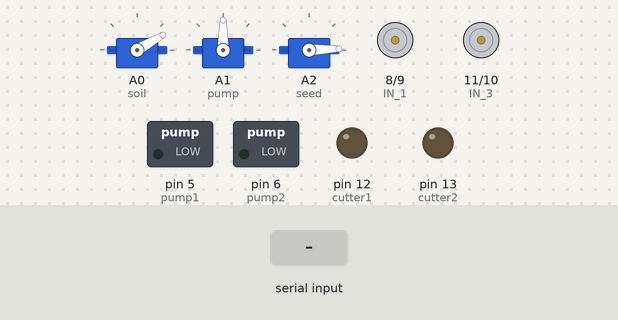
Bench run of a sketch on a simulated Arduino Uno, built with avr-gcc and run on an emulated ATmega328P. On the bench: 3 × servo, motor-driver pin pairs drawn as motors (green arrow = first pin HIGH = forward, orange = second pin HIGH = backward, longer = more drive), switched loads named in the sketch (green lamp = pin HIGH), output pins drawn as LEDs (lit = HIGH). The inputs (shaded band) are chosen by the test bench. Random numbers use the default seed unless the sketch sets one; the modem accepts every AT command (registered, SIM ready, sends succeed) and sends nothing else; what the sketch prints to the serial monitor is not drawn.

Above: at 3.5 s.
3.6 s: "soilOff\n" received over the second serial link
At 5.9 s:
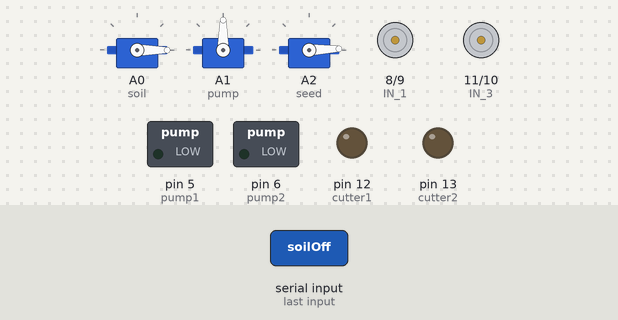
6.6 s: "forward\n" received over the second serial link
At 8.2 s:
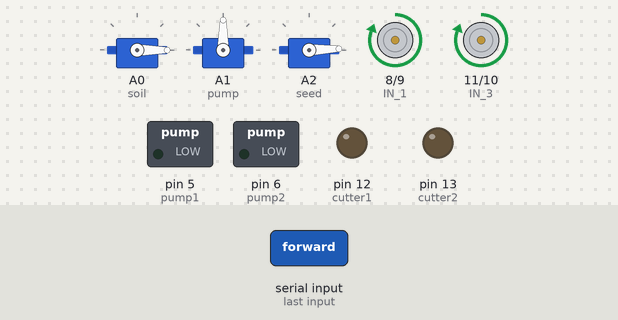
9.0 s: "backward\n" received over the second serial link
At 11.1 s:
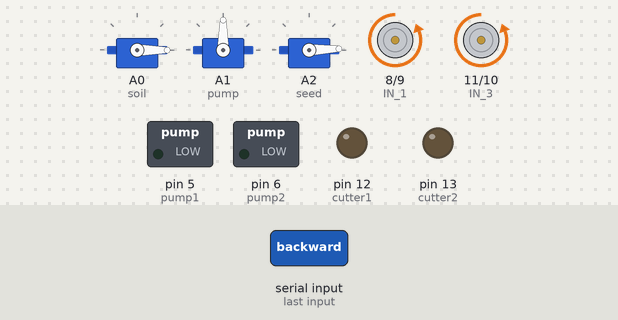
11.4 s: "right\n" received over the second serial link
At 13.1 s:
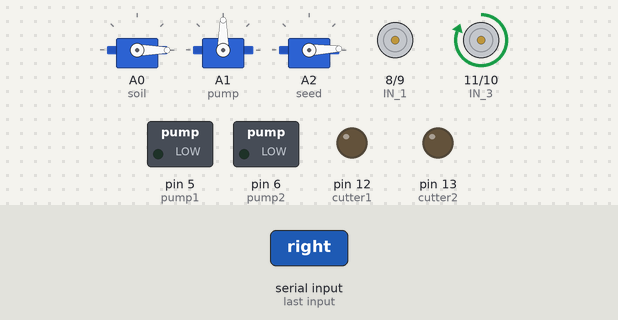
13.9 s: "left\n" received over the second serial link
At 16.0 s:
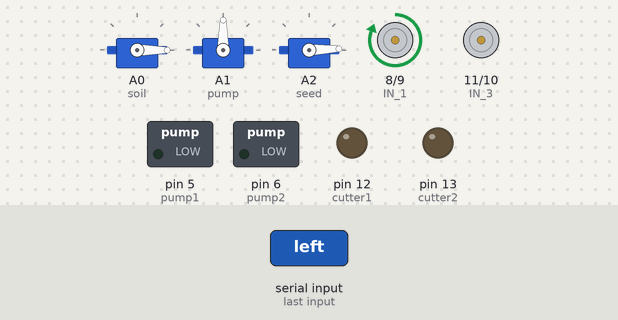
16.3 s: "soilOn\n" received over the second serial link
At 18.0 s:
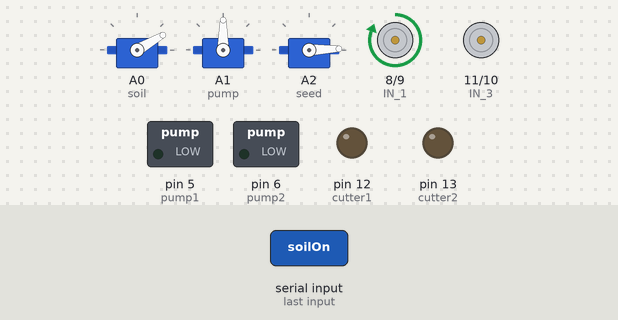
Timing chart, 0 to 19.5 s (numbered marks = the images above; inputs shaded):
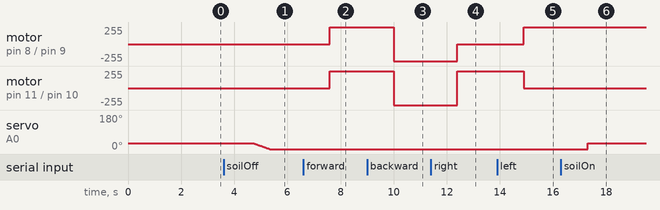

The sketch:

Agribot_Final_Code.ino
```cpp
#include <SoftwareSerial.h>
#include <Servo.h>
#include <stdlib.h>
#define  rx 2
#define  tx 3
SoftwareSerial blue(rx,tx);

char sender[20];  // To hold the sender's phone number
char text[160];   // To hold the message text
#define  GSM_rx 4
#define  GSM_tx 7
SoftwareSerial gsm(GSM_rx,GSM_tx);

int generateRandomInRange(int min, int max);
void configureGSMForSend();
void configureGSMForReceive();
String extractGSMMessage(String cmd);

Servo soil;
Servo seed;
Servo pump;
int pos = 0;
#define Delay 400

#define IN_1  8
#define IN_2  9
#define IN_3  11
#define IN_4  10
#define cutter1 12
#define cutter2 13

#define pump1 5
#define pump2 6

String cmd;
String gsm_cmd;
int moistureValue;
int randomNumbers;

void setup()
{
 //gsmblue.begin(9600);
 gsm.begin(9600);
 blue.begin(9600);
 Serial.begin(9600);
 pinMode(IN_1, OUTPUT);
 pinMode(IN_2, OUTPUT);
 pinMode(IN_3, OUTPUT);
 pinMode(IN_4, OUTPUT);
 pinMode(pump1, OUTPUT);
 pinMode(pump2, OUTPUT);
 pinMode(cutter1, OUTPUT);
 pinMode(cutter2, OUTPUT);
  soil.attach(A0); //purple
  soil.write(30);
  pump.attach(A1); // Blue
  pump.write(90);
  seed.attach(A2);
  seed.write(2);
  gsm.listen();
  gsm.println("AT");
delay(1000);
if (gsm.available()) {
    String response = gsm.readString();
    Serial.println("AT Response: " + response);
}

  // gsm.println("AT");
  //   delay(1000);
  //   if (gsm.available()) {
  //       String response = gsm.readString();
  //       Serial.println("GSM Response: " + response);
  //   } else {
  //       Serial.println("GSM module not responding.");
  //   }

// gsm.listen();
// gsm.println("AT");
//     delay(1000);  // Wait for the GSM module to respond

//     // Check if there's any response from the GSM module
//     if (gsm.available()) {
//         String response = gsm.readString();
//         Serial.println("GSM Response: " + response);  // Print the response
//     } else {
//         Serial.println("No response from GSM module.");
//     }

//     delay(2000);

  configureGSMForReceive();
}

void seederOn()
{
  while(1)
  {
  for(int i=0; i<=135; i=i+2)
  {
    seed.write(i);
    delay(25);
    if(blue.available()>0)
    {
      return;
    }

}
  for(int i =135; i>=0; i=i-2)
  {
        if(i==0 | i==1)
        {
          seed.write(i);
          continue;
        }
    seed.write(i);
    delay(30);
       if(blue.available()>0)
       {
        return;
       }
  }
  }
}

void seederOff()
{
  seed.write(2);
  delay(60);
}

void soilOff()
{
  for(int i=30; i>=0; i--)
  {
   soil.write(i);
   delay(20);
  }
}

void soilOn()
{
  soil.write(30);
  delay(10);
}

void cutterOn()
{
    digitalWrite(cutter1, HIGH);
    digitalWrite(cutter2,LOW);
    delay(50);
}

void cutterOff()
{
    digitalWrite(cutter1, LOW);
    digitalWrite(cutter2,LOW);
    delay(50);
}

void sprayOn()
{
    digitalWrite(pump1, HIGH);
    digitalWrite(pump2,LOW);
    delay(100);
    while(1)
    {
     for(pos = 40; pos <= 140; pos += 1)
     {
       pump.write(pos);
       delay(15);
       if (blue.available() > 0)
       {
        pump.write(90);
            return;
       }
     }
     for (pos = 140; pos >= 40; pos -= 1)
     {
       pump.write(pos);
       delay(15);
       if (blue.available() > 0)
       {
         pump.write(90);
            return;
       }
     }
    }
}

void sprayOff()
{
    digitalWrite(pump1, LOW);
    digitalWrite(pump2,LOW);
}

void backward()
{
      digitalWrite(IN_1, LOW);
      digitalWrite(IN_2, HIGH);
      digitalWrite(IN_3, LOW);
      digitalWrite(IN_4, HIGH);
}

void forward()
{
      digitalWrite(IN_1, HIGH);
      digitalWrite(IN_2, LOW);
      digitalWrite(IN_3, HIGH);
      digitalWrite(IN_4, LOW);
}

void left()
{
      digitalWrite(IN_1, HIGH);
      digitalWrite(IN_2, LOW);
      digitalWrite(IN_3, LOW);
      digitalWrite(IN_4, LOW);
}

void right()
{
      digitalWrite(IN_1, LOW);
      digitalWrite(IN_2, LOW);
      digitalWrite(IN_3, HIGH);
      digitalWrite(IN_4, LOW);
}

void stop()
{

      digitalWrite(IN_1, LOW);
      digitalWrite(IN_2, LOW);
      digitalWrite(IN_3, LOW);
      digitalWrite(IN_4, LOW);
}

void loop()
     {
        //  gsm.listen();
        //  if (gsm.available() > 0)
        // {
        //  String message = gsm.readString();  // Read the entire incoming data

        // }
        blue.listen();
        if (blue.available() > 0)
        {
        cmd = blue.readString();
        cmd.trim();
        Serial.print(cmd);
        // Handle the commands
          if (cmd == "forward")
          {
              forward();
          }
          else if (cmd == "backward")
          {
              backward();
          }
          else if (cmd == "right")
          {
              right();
          }
          else if (cmd == "left")
          {
              left();
          }
          else if (cmd == "stop")
          {
              stop();
          }
          else if (cmd == "soilOn")
          {
              soilOn();
          }
          else if (cmd == "soilOff")
          {
              soilOff();
          }
          else if (cmd == "cutterOn")
          {
              cutterOn();
          }
          else if (cmd == "cutterOff")
          {
              cutterOff();
          }
          else if (cmd == "seederOn")
          {
              seederOn();
          }
          else if (cmd == "seederOff")
          {
              seederOff();
          }
          else if (cmd == "sprayOn") {
              sprayOn();
          }
          else if (cmd == "sprayOff")
          {
              sprayOff();
          }
          else
          {
              stop();
          }
        cmd = "";
        delay(Delay);
        }
     }

int generateRandomInRange(int min, int max) {
    return (rand() % (max - min + 1)) + min;
}

// Function to configure GSM to receive SMS
void configureGSMForReceive() {
    gsm.println("AT+CNMI=1,2,0,0,0");
    delay(300);
}

void configureGSMForSend() {
    gsm.println("AT+CMGF=1");
    delay(300);
}

void sendSoilMoistureData(int soilMoisture) {
    // Set SMS mode to text
   // configureGSMForSend();

    // Set recipient's phone number
    gsm.println("AT+CMGS=\"+919912683087\"");  // Replace with the actual phone number
    delay(300);

    // Compose and send the SMS message
    gsm.print("Soil Moisture Level: ");
    gsm.print(soilMoisture);  // The soil moisture data
    delay(100);

    // End the SMS message with Ctrl+Z (ASCII code 26)
    gsm.write(26);
    delay(1000);  // Wait for the message to send

    String response = "";
    while (gsm.available()) {
        response += gsm.readString();
    }
    return response;
}
String extractGSMMessage(String cmd) {
    // Check if the response contains "+CMT:", which indicates an SMS message
    if (cmd.indexOf("+CMT:") >= 0) {
        // Find the index of the first newline after "+CMT:", where the actual message starts
        int startIndex = cmd.indexOf("\n", cmd.indexOf("+CMT:")) + 1;
        // Extract the message part
        if (startIndex > 0) {
            String message = cmd.substring(startIndex);  // Extract message from that point onward
            message.trim();  // Remove any extra spaces or newlines

            // Clean the message by removing unprintable or non-ASCII characters
            String cleanMessage = "";
            for (int i = 0; i < message.length(); i++) {
                char c = message.charAt(i);
                // Only include printable ASCII characters (from space (32) to tilde (126))
                if (c >= 32 && c <= 126) {
                    cleanMessage += c;
                }
            }
            return cleanMessage;  // Return the cleaned message content
        }
    }
    return "";  // Return an empty string if no valid message found
}

// String extractGSMMessage(String cmd)
// {
//     // Check if the response contains "+CMT:", which indicates an SMS message
//     if (cmd.indexOf("+CMT:") >= 0)
//     {
//         // Find the index of the first newline after "+CMT:", where the actual message starts
//         int startIndex = cmd.indexOf("\n", cmd.indexOf("+CMT:")) + 1;
//         // Extract the message part
//         if (startIndex > 0)
//         {
//             String message = cmd.substring(startIndex);  // Extract message from that point onward
//             message.trim();  // Remove any extra spaces or newlines
//             // Clean the message by removing unprintable or non-ASCII characters
//             String cleanMessage = "";
//             for (int i = 0; i < message.length(); i++)
//             {
//                 char c = message.charAt(i);
//                 // Only include printable ASCII characters (from space (32) to tilde (126))
//                 if (c >= 32 && c <= 126)
//                 {
//                     cleanMessage += c;
//                 }
//             }
//             return cleanMessage;  // Return the cleaned message content
//         }
//     }
//     return "";  // Return an empty string if no valid message found
// }
```

Measured:
- after the input at 3.6 s, servo on A0 (soil): moves from 30° to 0° over 0.58 s, starting after 1.1 s
- after the input at 6.6 s, motor on pin 8 (IN_1) / pin 9 (IN_2), motor on pin 11 (IN_3) / pin 10 (IN_4): stopped → forward 255/255 after 1.0 s
- after the input at 9.0 s, motor on pin 8 (IN_1) / pin 9 (IN_2), motor on pin 11 (IN_3) / pin 10 (IN_4): forward 255/255 → backward 255/255 after 1.0 s
- after the input at 11.4 s, motor on pin 8 (IN_1) / pin 9 (IN_2): backward 255/255 → stopped after 1.0 s; motor on pin 11 (IN_3) / pin 10 (IN_4): backward 255/255 → forward 255/255 after 1.0 s
- after the input at 13.9 s, motor on pin 8 (IN_1) / pin 9 (IN_2): stopped → forward 255/255 after 1.0 s; motor on pin 11 (IN_3) / pin 10 (IN_4): forward 255/255 → stopped after 1.0 s
- after the input at 16.3 s, servo on A0 (soil): 0° → 30° after 1.0 s
